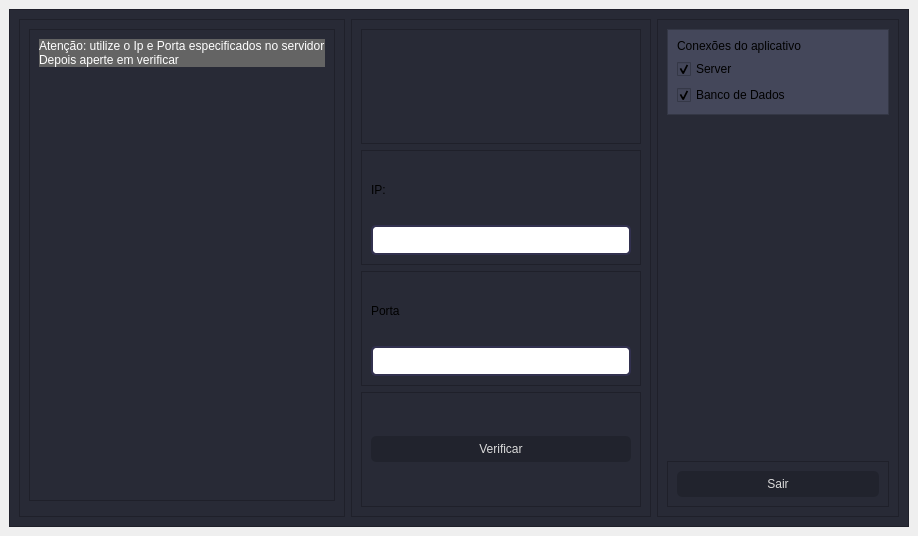
<?xml version="1.0" encoding="UTF-8"?>
<ui version="4.0">
 <author>Kawan S. Dias</author>
 <class>Tela_configurar_server</class>
 <widget class="QMainWindow" name="Tela_configurar_server">
  <property name="geometry">
   <rect>
    <x>0</x>
    <y>0</y>
    <width>918</width>
    <height>536</height>
   </rect>
  </property>
  <property name="windowTitle">
   <string>Jogue Agora</string>
  </property>
  <property name="unifiedTitleAndToolBarOnMac">
   <bool>true</bool>
  </property>
  <widget class="QWidget" name="centralwidget">
   <layout class="QVBoxLayout" name="verticalLayout">
    <item>
     <widget class="QFrame" name="frame">
      <property name="styleSheet">
       <string notr="true">background-color: rgb(40, 42, 54);</string>
      </property>
      <property name="frameShape">
       <enum>QFrame::StyledPanel</enum>
      </property>
      <property name="frameShadow">
       <enum>QFrame::Raised</enum>
      </property>
      <layout class="QHBoxLayout" name="horizontalLayout">
       <item>
        <widget class="QFrame" name="frame_2">
         <property name="frameShape">
          <enum>QFrame::StyledPanel</enum>
         </property>
         <property name="frameShadow">
          <enum>QFrame::Raised</enum>
         </property>
         <layout class="QVBoxLayout" name="verticalLayout_9">
          <item>
           <widget class="QFrame" name="frame_12">
            <property name="frameShape">
             <enum>QFrame::StyledPanel</enum>
            </property>
            <property name="frameShadow">
             <enum>QFrame::Raised</enum>
            </property>
            <layout class="QVBoxLayout" name="verticalLayout_10">
             <property name="spacing">
              <number>0</number>
             </property>
             <item>
              <widget class="QLabel" name="label_2">
               <property name="styleSheet">
                <string notr="true">background-color: rgb(100, 100, 100);
color: rgb(255, 255, 255);</string>
               </property>
               <property name="text">
                <string>Atenção: utilize o Ip e Porta especificados no servidor</string>
               </property>
              </widget>
             </item>
             <item>
              <widget class="QLabel" name="label_5">
               <property name="styleSheet">
                <string notr="true">background-color: rgb(100, 100, 100);
color: rgb(255, 255, 255);</string>
               </property>
               <property name="text">
                <string>Depois aperte em verificar</string>
               </property>
              </widget>
             </item>
             <item>
              <spacer name="verticalSpacer_2">
               <property name="orientation">
                <enum>Qt::Vertical</enum>
               </property>
               <property name="sizeHint" stdset="0">
                <size>
                 <width>20</width>
                 <height>40</height>
                </size>
               </property>
              </spacer>
             </item>
            </layout>
           </widget>
          </item>
          <item>
           <widget class="QFrame" name="frame_11">
            <property name="frameShape">
             <enum>QFrame::StyledPanel</enum>
            </property>
            <property name="frameShadow">
             <enum>QFrame::Raised</enum>
            </property>
           </widget>
          </item>
         </layout>
        </widget>
       </item>
       <item>
        <widget class="QFrame" name="frame_3">
         <property name="minimumSize">
          <size>
           <width>300</width>
           <height>0</height>
          </size>
         </property>
         <property name="maximumSize">
          <size>
           <width>300</width>
           <height>16777215</height>
          </size>
         </property>
         <property name="styleSheet">
          <string notr="true">background-color:  rgb(68, 71, 90);
color: rgb(255, 255, 255);
font: 16pt &quot;Segoe UI&quot;;
QLineEdit {
    padding: 5px;
    border: 2px solid #32314f; /* Cor da borda */
    border-radius: 5px; /* Valor para arredondar os cantos */
    background-color: #ffffff; /* Cor de fundo */
    color: #32314f; /* Cor do texto */
}

QLineEdit:focus {
    border-color: rgb(62, 52, 84); /* Cor da borda quando em foco */
}</string>
         </property>
         <property name="frameShape">
          <enum>QFrame::StyledPanel</enum>
         </property>
         <property name="frameShadow">
          <enum>QFrame::Raised</enum>
         </property>
         <layout class="QVBoxLayout" name="verticalLayout_2">
          <item>
           <widget class="QFrame" name="frame_5">
            <property name="frameShape">
             <enum>QFrame::StyledPanel</enum>
            </property>
            <property name="frameShadow">
             <enum>QFrame::Raised</enum>
            </property>
            <layout class="QVBoxLayout" name="verticalLayout_6">
             <property name="spacing">
              <number>0</number>
             </property>
             <property name="leftMargin">
              <number>0</number>
             </property>
             <property name="topMargin">
              <number>0</number>
             </property>
             <property name="rightMargin">
              <number>0</number>
             </property>
             <property name="bottomMargin">
              <number>0</number>
             </property>
            </layout>
           </widget>
          </item>
          <item>
           <widget class="QFrame" name="frame_6">
            <property name="styleSheet">
             <string notr="true">QPushButton {
    font: 10pt &quot;MS Shell Dlg 2&quot;;
    color: rgb(218, 218, 218);
    background-color: rgb(33, 35, 45);
    border-style: outset;
    border-width: 0px;
    border-color: beige;
    border-radius: 5px;
    padding: 6px;
}

QPushButton:hover {
    background-color: rgb(88, 88, 88); /* Cor de fundo quando o botão é destacado */
}

QPushButton:pressed {
    background-color: rgb(40, 40, 40); /* Cor de fundo quando o botão é pressionado */
}
</string>
            </property>
            <property name="frameShape">
             <enum>QFrame::StyledPanel</enum>
            </property>
            <property name="frameShadow">
             <enum>QFrame::Raised</enum>
            </property>
            <layout class="QVBoxLayout" name="verticalLayout_4">
             <item>
              <widget class="QLabel" name="label_3">
               <property name="text">
                <string>IP:</string>
               </property>
              </widget>
             </item>
             <item>
              <widget class="QLineEdit" name="lineEdit">
               <property name="styleSheet">
                <string notr="true">
QLineEdit {
    padding: 5px;
    border: 2px solid #32314f; /* Cor da borda */
    border-radius: 5px; /* Valor para arredondar os cantos */
    background-color: #ffffff; /* Cor de fundo */
    color: #32314f; /* Cor do texto */
}

QLineEdit:focus {
    border-color: rgb(62, 52, 84); /* Cor da borda quando em foco */
}</string>
               </property>
              </widget>
             </item>
            </layout>
           </widget>
          </item>
          <item>
           <widget class="QFrame" name="frame_10">
            <property name="frameShape">
             <enum>QFrame::StyledPanel</enum>
            </property>
            <property name="frameShadow">
             <enum>QFrame::Raised</enum>
            </property>
            <layout class="QVBoxLayout" name="verticalLayout_7">
             <item>
              <widget class="QLabel" name="label_4">
               <property name="text">
                <string>Porta</string>
               </property>
              </widget>
             </item>
             <item>
              <widget class="QLineEdit" name="lineEdit_2">
               <property name="styleSheet">
                <string notr="true">
QLineEdit {
    padding: 5px;
    border: 2px solid #32314f; /* Cor da borda */
    border-radius: 5px; /* Valor para arredondar os cantos */
    background-color: #ffffff; /* Cor de fundo */
    color: #32314f; /* Cor do texto */
}

QLineEdit:focus {
    border-color: rgb(62, 52, 84); /* Cor da borda quando em foco */
}</string>
               </property>
              </widget>
             </item>
            </layout>
           </widget>
          </item>
          <item>
           <widget class="QFrame" name="frame_7">
            <property name="frameShape">
             <enum>QFrame::StyledPanel</enum>
            </property>
            <property name="frameShadow">
             <enum>QFrame::Raised</enum>
            </property>
            <layout class="QVBoxLayout" name="verticalLayout_8">
             <item>
              <widget class="QPushButton" name="pushButton">
               <property name="styleSheet">
                <string notr="true">QPushButton {
    font: 10pt &quot;MS Shell Dlg 2&quot;;
    color: rgb(218, 218, 218);
    background-color: rgb(33, 35, 45);
    border-style: outset;
    border-width: 0px;
    border-color: beige;
    border-radius: 5px;
    padding: 6px;
}

QPushButton:hover {
    background-color: rgb(88, 88, 88); /* Cor de fundo quando o botão é destacado */
}

QPushButton:pressed {
    background-color: rgb(40, 40, 40); /* Cor de fundo quando o botão é pressionado */
}
</string>
               </property>
               <property name="text">
                <string>Verificar</string>
               </property>
              </widget>
             </item>
            </layout>
           </widget>
          </item>
         </layout>
        </widget>
       </item>
       <item>
        <widget class="QFrame" name="frame_4">
         <property name="frameShape">
          <enum>QFrame::StyledPanel</enum>
         </property>
         <property name="frameShadow">
          <enum>QFrame::Raised</enum>
         </property>
         <layout class="QVBoxLayout" name="verticalLayout_3">
          <item>
           <widget class="QFrame" name="frame_9">
            <property name="styleSheet">
             <string notr="true">background-color:  rgb(68, 71, 90);
font: 9pt &quot;Segoe UI Symbol&quot;;
color: rgb(0, 0, 0);</string>
            </property>
            <property name="frameShape">
             <enum>QFrame::StyledPanel</enum>
            </property>
            <property name="frameShadow">
             <enum>QFrame::Raised</enum>
            </property>
            <layout class="QVBoxLayout" name="verticalLayout_5">
             <item>
              <widget class="QLabel" name="label">
               <property name="text">
                <string>Conexões do aplicativo</string>
               </property>
              </widget>
             </item>
             <item>
              <widget class="QCheckBox" name="checkBox">
               <property name="text">
                <string>Server</string>
               </property>
               <property name="checkable">
                <bool>true</bool>
               </property>
               <property name="checked">
                <bool>true</bool>
               </property>
               <property name="tristate">
                <bool>false</bool>
               </property>
              </widget>
             </item>
             <item>
              <widget class="QCheckBox" name="checkBox_2">
               <property name="text">
                <string>Banco de Dados</string>
               </property>
               <property name="checkable">
                <bool>true</bool>
               </property>
               <property name="checked">
                <bool>true</bool>
               </property>
              </widget>
             </item>
            </layout>
           </widget>
          </item>
          <item>
           <spacer name="verticalSpacer">
            <property name="orientation">
             <enum>Qt::Vertical</enum>
            </property>
            <property name="sizeHint" stdset="0">
             <size>
              <width>20</width>
              <height>40</height>
             </size>
            </property>
           </spacer>
          </item>
          <item>
           <widget class="QFrame" name="frame_8">
            <property name="styleSheet">
             <string notr="true">QPushButton {
    font: 10pt &quot;MS Shell Dlg 2&quot;;
    color: rgb(218, 218, 218);
    background-color: rgb(33, 35, 45);
    border-style: outset;
    border-width: 0px;
    border-color: beige;
    border-radius: 5px;
    padding: 6px;
}

QPushButton:hover {
    background-color: rgb(88, 88, 88); /* Cor de fundo quando o botão é destacado */
}

QPushButton:pressed {
    background-color: rgb(40, 40, 40); /* Cor de fundo quando o botão é pressionado */
}
</string>
            </property>
            <property name="frameShape">
             <enum>QFrame::StyledPanel</enum>
            </property>
            <property name="frameShadow">
             <enum>QFrame::Raised</enum>
            </property>
            <layout class="QHBoxLayout" name="horizontalLayout_2">
             <item>
              <widget class="QPushButton" name="pushButton_3">
               <property name="text">
                <string>Sair</string>
               </property>
              </widget>
             </item>
            </layout>
           </widget>
          </item>
         </layout>
        </widget>
       </item>
      </layout>
     </widget>
    </item>
   </layout>
  </widget>
 </widget>
 <resources/>
 <connections/>
</ui>
